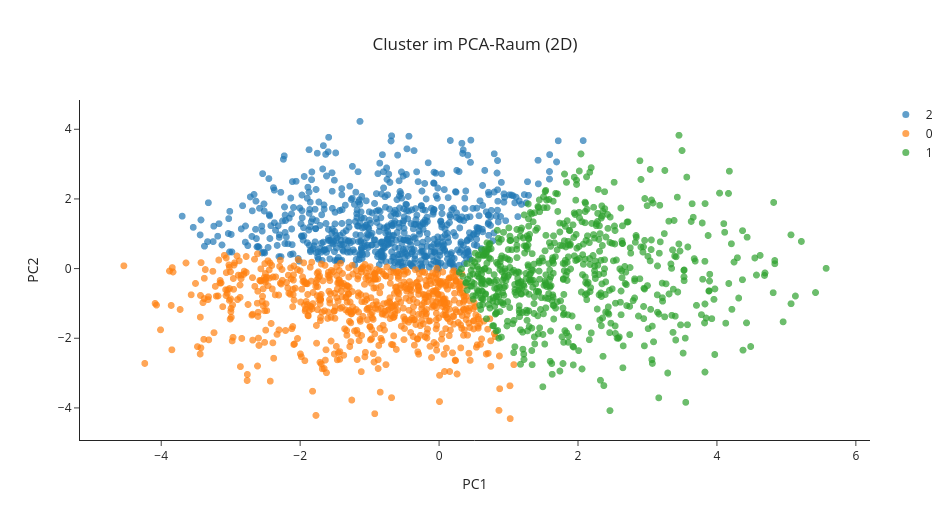

Notebook code for this chart:
### Markdown cell above
### 5.5 Visualisierung der Cluster im PCA-Raum
Cluster in einer 2D-Projektion sichtbar machen, um:
- grobe Separierbarkeit,
- Überlappungen,
- potenzielle Segmentstruktur

zu erkennen.

### Code cell
pca = PCA(n_components=2)
X_pca = pca.fit_transform(X_cluster_scaled)

pca_df = pd.DataFrame(X_pca, columns=["PC1", "PC2"])
pca_df["cluster"] = df_cluster["cluster"].values
pca_df["cluster"] = pca_df["cluster"].astype(str)

fig = px.scatter(
    pca_df,
    x="PC1", y="PC2",
    color="cluster",
    template="simple_white",
    title="Cluster im PCA-Raum (2D)"
)
fig.update_layout(title_x=0.5, width=950, height=520, legend_title_text="")
fig.update_traces(marker=dict(size=7, opacity=0.7))
fig.show()

### Figure 1 — Plotly figure (JSON) as saved in the notebook; plotly's stock layout.template omitted (floating-point values rounded to 4 significant figures; data arrays with more than 128 entries replaced by an {"elided": "..."} marker saying what was removed)
{"data": [{"hovertemplate": "cluster=2<br>PC1=%{x}<br>PC2=%{y}<extra></extra>", "legendgroup": "2", "marker": {"color": "#1F77B4", "opacity": 0.7, "size": 7, "symbol": "circle"}, "mode": "markers", "name": "2", "showlegend": true, "type": "scattergl", "x": {"elided": "652 float values"}, "xaxis": "x", "y": {"elided": "652 float values"}, "yaxis": "y"}, {"hovertemplate": "cluster=0<br>PC1=%{x}<br>PC2=%{y}<extra></extra>", "legendgroup": "0", "marker": {"color": "#FF7F0E", "opacity": 0.7, "size": 7, "symbol": "circle"}, "mode": "markers", "name": "0", "showlegend": true, "type": "scattergl", "x": {"elided": "695 float values"}, "xaxis": "x", "y": {"elided": "695 float values"}, "yaxis": "y"}, {"hovertemplate": "cluster=1<br>PC1=%{x}<br>PC2=%{y}<extra></extra>", "legendgroup": "1", "marker": {"color": "#2CA02C", "opacity": 0.7, "size": 7, "symbol": "circle"}, "mode": "markers", "name": "1", "showlegend": true, "type": "scattergl", "x": {"elided": "653 float values"}, "xaxis": "x", "y": {"elided": "653 float values"}, "yaxis": "y"}], "layout": {"height": 520, "legend": {"title": {"text": ""}, "tracegroupgap": 0}, "title": {"text": "Cluster im PCA-Raum (2D)", "x": 0.5}, "width": 950, "xaxis": {"anchor": "y", "domain": [0, 1], "title": {"text": "PC1"}}, "yaxis": {"anchor": "x", "domain": [0, 1], "title": {"text": "PC2"}}}}
